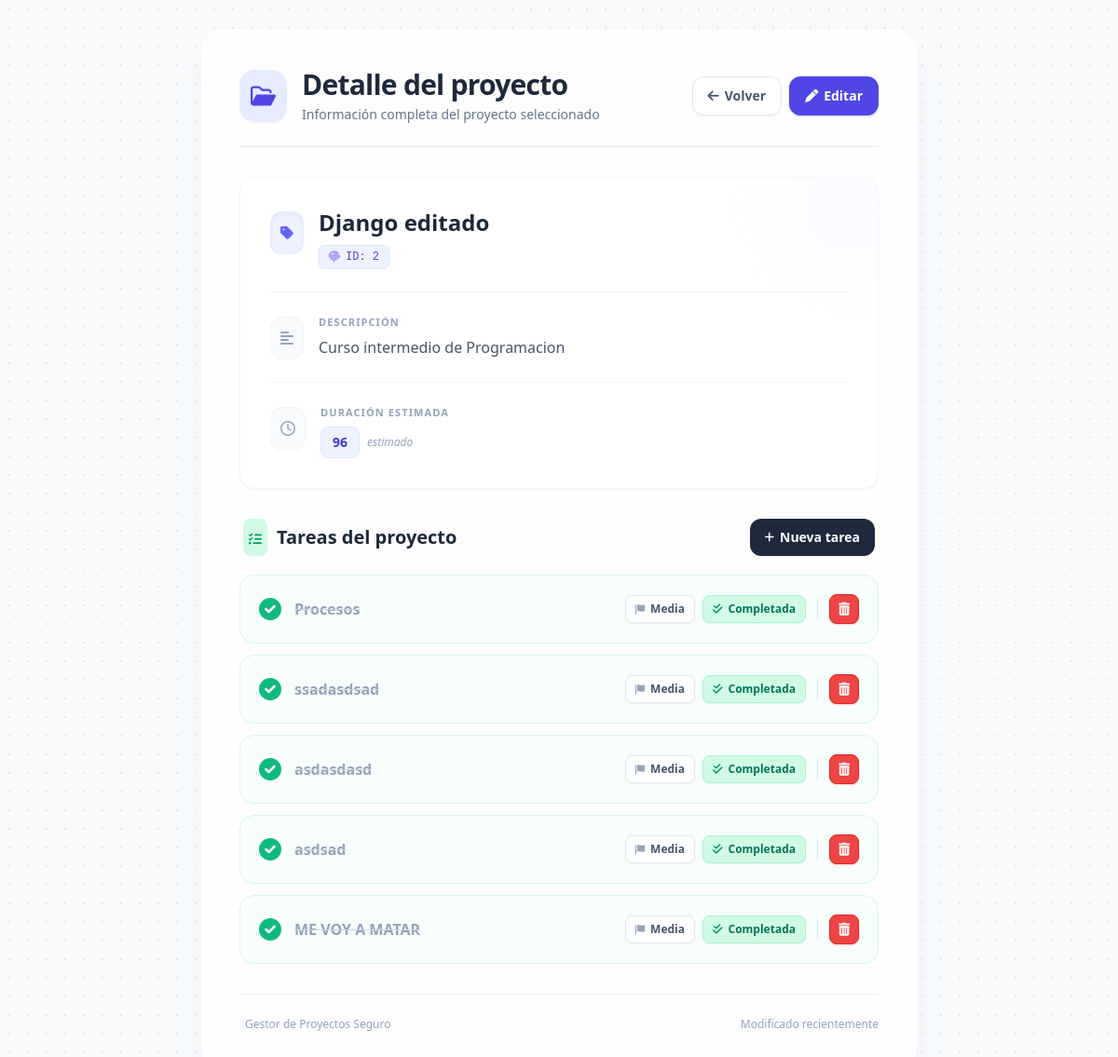
The page /proyectos/2/ on the database its author committed.
### gestor_proyectos/models.py (models this page shows)
class Proyecto(models.Model):
    nombre = models.CharField(max_length=100) # Campo de texto (varchar)
    descripcion = models.TextField() # Campo de texto largo
    duracion = models.IntegerField() # Campo numerico entero
    imagen = models.ImageField(upload_to='img/', default='img/logo.png')

class Tarea(models.Model):
    PRIORIDAD_CHOICES = [
        ('BAJA', 'Baja'),
        ('MEDIA','Media'),
        ('ALTA','Alta'),
    ]
    ESTADO_CHOICES = [
        ('PENDIENTE', 'Pendiente'),
        ('EN_PROGRESO', 'En_progreso'),
        ('COMPLETADA', 'Completada'),
    ]
    proyecto = models.ForeignKey(
        Proyecto,
        on_delete = models.CASCADE,
        related_name = 'tareas'
    )
    titulo = models.CharField(max_length=50)
    prioridad = models.CharField(
        max_length=5,
        choices= PRIORIDAD_CHOICES,
        default='MEDIA',
    )
    estado = models.CharField(
        max_length=11,
        choices= ESTADO_CHOICES,
        default='PENDIENTE',
    )

### gestor_proyectos/views.py (the view)
# urls.py: path('proyectos/<int:id>/', views.ver_proyecto, name='ver_proyecto'),
def ver_proyecto(request, id):
    proyecto= Proyecto.objects.get(id=id)
    return render(request,'detalle-proyecto.html',{'proyecto':proyecto})

### gestor_proyectos/templates/detalle-proyecto.html (shortened to what this page needs)
<!DOCTYPE html>
<html lang="es">
<head>
    <script src="https://cdn.tailwindcss.com"></script>
    <link rel="stylesheet" href="https://cdnjs.cloudflare.com/ajax/libs/font-awesome/6.0.0-beta3/css/all.min.css" />
</head>
<body class="min-h-screen flex items-center justify-center p-4 md:p-8 font-sans antialiased text-slate-800">
    <div class="w-full max-w-3xl bg-white/80 backdrop-blur-md rounded-3xl shadow-xl shadow-slate-200/50 p-6 md:p-10 border border-white">
        <div class="flex flex-col sm:flex-row sm:items-center gap-4 mb-8 border-b border-slate-200/80 pb-6">
            <div class="bg-indigo-100/80 p-3 rounded-2xl text-indigo-600 shadow-sm self-start sm:self-auto">
                <i class="fa-regular fa-folder-open text-2xl"></i>
            </div>
            <div class="flex-1">
                <h1 class="text-2xl md:text-3xl font-extrabold text-slate-800 tracking-tight">
                    Detalle del proyecto
                </h1>
                <p class="text-sm text-slate-500 font-medium mt-1">
                    Información completa del proyecto seleccionado
                </p>
            </div>
            <div class="flex items-center gap-2 mt-2 sm:mt-0">
                <a href="{% url 'proyectos' %}"
                   class="inline-flex items-center gap-1.5 px-4 py-2.5 bg-white text-slate-600 text-sm font-semibold rounded-xl border border-slate-200 hover:bg-slate-50 hover:text-slate-900 transition-all duration-200 shadow-sm hover:shadow">
                    <i class="fa-solid fa-arrow-left"></i>
                    <span class="hidden sm:inline">Volver</span>
                </a>
                <a href="{% url 'editar_proyecto' proyecto.id %}"
                   class="inline-flex items-center gap-1.5 px-4 py-2.5 bg-indigo-600 text-white text-sm font-semibold rounded-xl border border-indigo-600 hover:bg-indigo-700 hover:border-indigo-700 transition-all duration-200 shadow-sm hover:shadow shadow-indigo-200">
                    <i class="fa-solid fa-pen"></i>
                    <span class="hidden sm:inline">Editar</span>
                </a>
            </div>
        </div>
        <div class="detalle-card bg-white rounded-2xl p-6 md:p-8 border border-slate-100 shadow-sm mb-8 relative overflow-hidden">
            <div class="absolute top-0 right-0 -mt-4 -mr-4 w-24 h-24 bg-indigo-50 rounded-full blur-2xl opacity-60"></div>
            <div class="flex items-start gap-4 mb-6 relative z-10">
                <div class="bg-indigo-50 p-2.5 rounded-xl text-indigo-500 mt-1 shadow-inner border border-indigo-100/50">
                    <i class="fa-solid fa-tag"></i>
                </div>
                <div>
                    <h2 class="text-xl md:text-2xl font-bold text-slate-800 break-words leading-tight">
                        {{ proyecto.nombre }}
                    </h2>
                    <span class="inline-flex items-center mt-2 text-xs font-mono font-medium bg-indigo-50 text-indigo-600 px-2.5 py-1 rounded-md border border-indigo-100">
                        <i class="fa-solid fa-fingerprint mr-1.5 opacity-70"></i> ID: {{ proyecto.id }}
                    </span>
                </div>
            </div>
            <div class="flex items-start gap-4 mb-6 border-t border-slate-100 pt-6 relative z-10">
                <div class="bg-slate-50 p-2.5 rounded-xl text-slate-400 mt-0.5 border border-slate-100">
                    <i class="fa-solid fa-align-left"></i>
                </div>
                <div class="flex-1 min-w-0">
                    <p class="text-[11px] font-bold text-slate-400 uppercase tracking-widest campo-label mb-1.5">
                        Descripción
                    </p>
                    <p class="text-sm md:text-base text-slate-600 leading-relaxed break-words">
                        {{ proyecto.descripcion }}
                    </p>
                </div>
            </div>
            <div class="flex items-start gap-4 border-t border-slate-100 pt-6 relative z-10">
                <div class="bg-slate-50 p-2.5 rounded-xl text-slate-400 mt-0.5 border border-slate-100">
                    <i class="fa-regular fa-clock"></i>
                </div>
                <div>
                    <p class="text-[11px] font-bold text-slate-400 uppercase tracking-widest campo-label mb-1.5">
                        Duración estimada
                    </p>
                    <div class="flex items-center gap-2">
                        <span class="inline-flex items-center bg-indigo-50 px-3 py-1.5 rounded-lg text-sm font-semibold text-indigo-700 border border-indigo-100">
                            {{ proyecto.duracion }}
                        </span>
                        <span class="text-xs text-slate-400 font-medium italic">estimado</span>
                    </div>
                </div>
            </div>
        </div>
        <div>
            <div class="flex items-center justify-between gap-4 mb-5 px-1">
                <h2 class="text-lg md:text-xl font-bold text-slate-800 flex items-center gap-2.5">
                    <div class="p-1.5 bg-emerald-100 text-emerald-600 rounded-lg">
                        <i class="fa-solid fa-list-check text-sm"></i>
                    </div>
                    Tareas del proyecto
                </h2>
                <a href="{% url 'crear_tarea' proyecto.id %}"
                   class="inline-flex items-center gap-1.5 px-3 py-2 md:px-4 md:py-2.5 bg-slate-800 text-white text-sm font-semibold rounded-xl hover:bg-slate-900 transition-all shadow-sm hover:shadow-md">
                    <i class="fa-solid fa-plus text-xs"></i>
                    <span>Nueva tarea</span>
                </a>
            </div>
            <ul class="space-y-3">
                {% for tarea in proyecto.tareas.all %}
                    <li class="group flex flex-col sm:flex-row sm:items-center justify-between p-4 md:p-5 rounded-2xl border transition-all duration-200 gap-4
                        {% if tarea.estado == 'COMPLETADA' %}
                            bg-emerald-50/40 border-emerald-100 hover:border-emerald-200
                        {% else %}
                            bg-white border-slate-200 hover:border-indigo-200 hover:shadow-md hover:shadow-indigo-50/50
                        {% endif %}">
                        <div class="flex items-center gap-3.5">
                            <div class="transition-colors duration-300
                                {% if tarea.estado == 'COMPLETADA' %}
                                    text-emerald-500
                                {% else %}
                                    text-slate-300 group-hover:text-indigo-400
                                {% endif %}">
                                <i class="fa-solid fa-circle-check text-xl md:text-2xl"></i>
                            </div>
                            <span class="text-sm md:text-base font-semibold transition-colors duration-300
                                {% if tarea.estado == 'COMPLETADA' %}
                                    text-slate-400 line-through decoration-slate-300
                                {% else %}
                                    text-slate-700 group-hover:text-slate-900
                                {% endif %}">
                                {{ tarea.titulo }}
                            </span>
                        </div>
                        <div class="flex flex-wrap items-center gap-2 mt-1 sm:mt-0 pl-9 sm:pl-0">
                            <span class="inline-flex items-center gap-1.5 px-2.5 py-1.5 rounded-lg border bg-white text-slate-600 border-slate-200 text-xs font-bold shadow-sm">
                                <i class="fa-solid fa-flag text-slate-400 text-[10px]"></i>
                                {{ tarea.get_prioridad_display }}
                            </span>
                            {% if tarea.estado == 'COMPLETADA' %}
                                <span class="inline-flex items-center gap-1.5 px-2.5 py-1.5 rounded-lg border bg-emerald-100 text-emerald-700 border-emerald-200 text-xs font-bold shadow-sm">
                                    <i class="fa-solid fa-check-double text-emerald-600"></i>
                                    Completada
                                </span>
                            {% endif %}
                            <form action="{% url 'eliminar_tarea' tarea.id %}" method="post" class="m-0">
                                <button onclick="return confirm('¿Estás seguro de que deseas eliminar esta tarea permanentemente?')"
                                        type="submit"
                                        title="Eliminar tarea"
                                        class="inline-flex items-center justify-center w-8 h-8 rounded-lg border border-red-600 bg-red-500 text-white hover:bg-red-700 hover:border-red-800 transition-all duration-200 shadow-sm shadow-red-200 cursor-pointer">
                                    <i class="fa-solid fa-trash-can text-sm"></i>
                                </button>
                            </form>
                        </div>
                    </li>
                {% endfor %}
            </ul>
        </div>
        <div class="mt-8 pt-6 border-t border-slate-200/60 text-xs font-medium text-slate-400 flex justify-between items-center">
            <span class="flex items-center gap-1.5">
                Gestor de Proyectos Seguro
            </span>
            <span>
                Modificado recientemente
            </span>
        </div>
    </div>
</body>
</html>

### gestor_proyectos/templates/detalle-proyecto.html (style rules this page uses)
body { background: #f8fafc; background-image: radial-gradient(#e2e8f0 1px, transparent 1px); background-size: 20px 20px; }
.detalle-card { transition: transform 0.2s ease, box-shadow 0.2s ease; }
.campo-label { letter-spacing: 0.02em; }

### rows shown on the page
Proyecto: nombre "Django editado", id "2", descripcion "Curso intermedio de Programacion", duracion "96"
Tarea: titulo "Procesos", prioridad "Media", estado "COMPLETADA" (drawn)
Tarea: titulo "ssadasdsad", prioridad "Media", estado "COMPLETADA" (drawn)
Tarea: titulo "asdasdasd", prioridad "Media", estado "COMPLETADA" (drawn)
Tarea: titulo "asdsad", prioridad "Media", estado "COMPLETADA" (drawn)
Tarea: titulo "ME VOY A MATAR", prioridad "Media", estado "COMPLETADA" (drawn)
